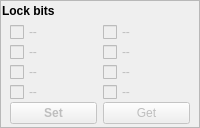
        <widget class="QFrame" name="lockBitsSecFrame">
         <property name="frameShape">
          <enum>QFrame::StyledPanel</enum>
         </property>
         <property name="frameShadow">
          <enum>QFrame::Raised</enum>
         </property>
         <property name="lineWidth">
          <number>3</number>
         </property>
         <property name="midLineWidth">
          <number>0</number>
         </property>
         <layout class="QVBoxLayout" name="verticalLayout_6">
          <property name="spacing">
           <number>0</number>
          </property>
          <property name="margin">
           <number>0</number>
          </property>
          <item>
           <widget class="QPushButton" name="lockBitsCeButton">
            <property name="maximumSize">
             <size>
              <width>16777215</width>
              <height>20</height>
             </size>
            </property>
            <property name="font">
             <font>
              <weight>75</weight>
              <bold>true</bold>
             </font>
            </property>
            <property name="styleSheet">
             <string notr="true">text-align: left;</string>
            </property>
            <property name="text">
             <string>Lock bits</string>
            </property>
            <property name="icon">
             <iconset resource="Avr8UsbProg.qrc">
              <normaloff>:/Avr8UsbProg/images/1downarrow.png</normaloff>:/Avr8UsbProg/images/1downarrow.png</iconset>
            </property>
            <property name="flat">
             <bool>true</bool>
            </property>
           </widget>
          </item>
          <item>
           <widget class="QWidget" name="lockBitsSecWidget" native="true">
            <property name="sizePolicy">
             <sizepolicy hsizetype="Expanding" vsizetype="Minimum">
              <horstretch>0</horstretch>
              <verstretch>0</verstretch>
             </sizepolicy>
            </property>
            <layout class="QGridLayout" name="gridLayout_5">
             <property name="topMargin">
              <number>1</number>
             </property>
             <property name="bottomMargin">
              <number>3</number>
             </property>
             <property name="verticalSpacing">
              <number>0</number>
             </property>
             <item row="0" column="0">
              <widget class="QCheckBox" name="lockBit7CheckBox">
               <property name="enabled">
                <bool>false</bool>
               </property>
               <property name="text">
                <string>--</string>
               </property>
              </widget>
             </item>
             <item row="0" column="1">
              <widget class="QCheckBox" name="lockBit6CheckBox">
               <property name="enabled">
                <bool>false</bool>
               </property>
               <property name="text">
                <string>--</string>
               </property>
              </widget>
             </item>
             <item row="1" column="1">
              <widget class="QCheckBox" name="lockBit4CheckBox">
               <property name="enabled">
                <bool>false</bool>
               </property>
               <property name="text">
                <string>--</string>
               </property>
              </widget>
             </item>
             <item row="1" column="0">
              <widget class="QCheckBox" name="lockBit5CheckBox">
               <property name="enabled">
                <bool>false</bool>
               </property>
               <property name="text">
                <string>--</string>
               </property>
              </widget>
             </item>
             <item row="2" column="0">
              <widget class="QCheckBox" name="lockBit3CheckBox">
               <property name="enabled">
                <bool>false</bool>
               </property>
               <property name="text">
                <string>--</string>
               </property>
              </widget>
             </item>
             <item row="3" column="0">
              <widget class="QCheckBox" name="lockBit1CheckBox">
               <property name="enabled">
                <bool>false</bool>
               </property>
               <property name="text">
                <string>--</string>
               </property>
              </widget>
             </item>
             <item row="2" column="1">
              <widget class="QCheckBox" name="lockBit2CheckBox">
               <property name="enabled">
                <bool>false</bool>
               </property>
               <property name="text">
                <string>--</string>
               </property>
              </widget>
             </item>
             <item row="3" column="1">
              <widget class="QCheckBox" name="lockBit0CheckBox">
               <property name="enabled">
                <bool>false</bool>
               </property>
               <property name="text">
                <string>--</string>
               </property>
              </widget>
             </item>
             <item row="4" column="0">
              <widget class="QPushButton" name="setLockBitsButton">
               <property name="enabled">
                <bool>false</bool>
               </property>
               <property name="maximumSize">
                <size>
                 <width>16777215</width>
                 <height>22</height>
                </size>
               </property>
               <property name="font">
                <font>
                 <weight>75</weight>
                 <bold>true</bold>
                </font>
               </property>
               <property name="text">
                <string>Set</string>
               </property>
               <property name="icon">
                <iconset resource="Avr8UsbProg.qrc">
                 <normaloff>:/Avr8UsbProg/images/vcs_commit.png</normaloff>:/Avr8UsbProg/images/vcs_commit.png</iconset>
               </property>
              </widget>
             </item>
             <item row="4" column="1">
              <widget class="QPushButton" name="getLockBitsButton">
               <property name="enabled">
                <bool>false</bool>
               </property>
               <property name="maximumSize">
                <size>
                 <width>16777215</width>
                 <height>22</height>
                </size>
               </property>
               <property name="text">
                <string>Get</string>
               </property>
               <property name="icon">
                <iconset resource="Avr8UsbProg.qrc">
                 <normaloff>:/Avr8UsbProg/images/vcs_update.png</normaloff>:/Avr8UsbProg/images/vcs_update.png</iconset>
               </property>
              </widget>
             </item>
            </layout>
           </widget>
          </item>
         </layout>
        </widget>
